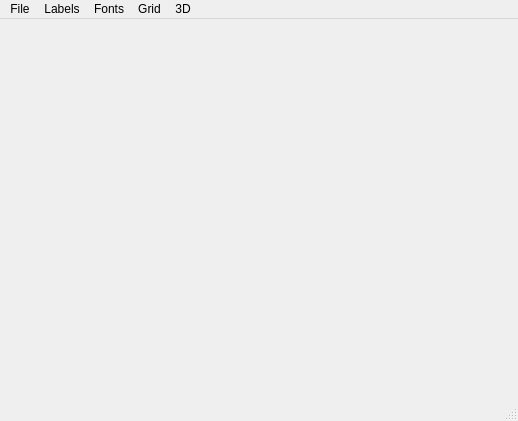
<ui version="4.0" >
 <class>DesignMainWindow</class>
 <widget class="QMainWindow" name="DesignMainWindow" >
  <property name="geometry" >
   <rect>
    <x>0</x>
    <y>0</y>
    <width>518</width>
    <height>421</height>
   </rect>
  </property>
  <property name="windowTitle" >
   <string>EasyPlot</string>
  </property>
  <property name="windowIcon" >
   <iconset/>
  </property>
  <widget class="QWidget" name="centralwidget" />
  <widget class="QMenuBar" name="menubar" >
   <property name="geometry" >
    <rect>
     <x>0</x>
     <y>0</y>
     <width>518</width>
     <height>29</height>
    </rect>
   </property>
   <widget class="QMenu" name="menuFile" >
    <property name="title" >
     <string>File</string>
    </property>
    <addaction name="actionExport_to" />
    <addaction name="actionPrint" />
   </widget>
   <widget class="QMenu" name="menuFonts" >
    <property name="title" >
     <string>Fonts</string>
    </property>
    <addaction name="actionTitle" />
    <addaction name="actionLabels" />
    <addaction name="actionTics" />
    <addaction name="actionLegend" />
   </widget>
   <widget class="QMenu" name="menuLabels" >
    <property name="title" >
     <string>Labels</string>
    </property>
    <addaction name="actionSet_title" />
    <addaction name="separator" />
    <addaction name="actionX_label" />
    <addaction name="actionY_label" />
    <addaction name="actionZ_label" />
   </widget>
   <widget class="QMenu" name="menuGrid" >
    <property name="title" >
     <string>Grid</string>
    </property>
    <addaction name="actionX_grid" />
    <addaction name="actionY_grid" />
    <addaction name="actionZ_grid" />
    <addaction name="actionX2_grid" />
    <addaction name="actionY2_grid" />
   </widget>
   <widget class="QMenu" name="menu3D" >
    <property name="title" >
     <string>3D</string>
    </property>
    <addaction name="actionView_Angle" />
   </widget>
   <addaction name="menuFile" />
   <addaction name="menuLabels" />
   <addaction name="menuFonts" />
   <addaction name="menuGrid" />
   <addaction name="menu3D" />
  </widget>
  <widget class="QStatusBar" name="statusbar" />
  <action name="actionExport_to" >
   <property name="text" >
    <string>Export to...</string>
   </property>
  </action>
  <action name="actionTitle" >
   <property name="text" >
    <string>Title</string>
   </property>
  </action>
  <action name="actionLabels" >
   <property name="text" >
    <string>Labels</string>
   </property>
  </action>
  <action name="actionTics" >
   <property name="text" >
    <string>Tics</string>
   </property>
  </action>
  <action name="actionLegend" >
   <property name="text" >
    <string>Legend</string>
   </property>
  </action>
  <action name="actionSet_title" >
   <property name="text" >
    <string>Set title</string>
   </property>
  </action>
  <action name="actionX_label" >
   <property name="text" >
    <string>x label</string>
   </property>
  </action>
  <action name="actionY_label" >
   <property name="text" >
    <string>y label</string>
   </property>
  </action>
  <action name="actionZ_label" >
   <property name="text" >
    <string>z label</string>
   </property>
  </action>
  <action name="actionX_grid" >
   <property name="checkable" >
    <bool>true</bool>
   </property>
   <property name="text" >
    <string>x grid</string>
   </property>
  </action>
  <action name="actionY_grid" >
   <property name="checkable" >
    <bool>true</bool>
   </property>
   <property name="text" >
    <string>y grid</string>
   </property>
  </action>
  <action name="actionZ_grid" >
   <property name="checkable" >
    <bool>true</bool>
   </property>
   <property name="text" >
    <string>z grid</string>
   </property>
  </action>
  <action name="actionY2_grid" >
   <property name="checkable" >
    <bool>true</bool>
   </property>
   <property name="text" >
    <string>y2 grid</string>
   </property>
  </action>
  <action name="actionX2_grid" >
   <property name="checkable" >
    <bool>true</bool>
   </property>
   <property name="text" >
    <string>x2 grid</string>
   </property>
  </action>
  <action name="actionView_Angle" >
   <property name="text" >
    <string>View Angle</string>
   </property>
  </action>
  <action name="actionPrint" >
   <property name="text" >
    <string>Print</string>
   </property>
  </action>
 </widget>
 <resources/>
 <connections/>
</ui>
